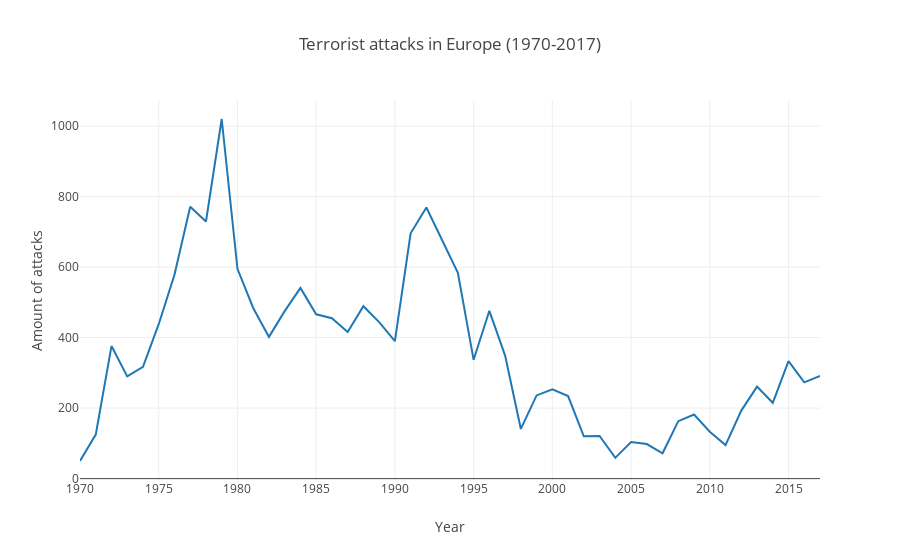

Notebook code cell kept with this figure:
### Code cell
data = get_data()

data_eu = data[(data.region_txt == 'Western Europe')]

data_eu = data_eu.groupby(['iyear']).sum().reset_index()

data = data.groupby(['iyear']).sum().reset_index()

data = [
    go.Scatter(
        x = data_eu['iyear'], 
        y = data_eu['amount'],
        name = 'Europe'
    )
]

layout = go.Layout(title = 'Terrorist attacks in Europe (1970-2017)',
                  yaxis=go.layout.YAxis(
                    title=go.layout.yaxis.Title(
                    text='Amount of attacks')),
                xaxis=go.layout.XAxis(
                    title=go.layout.xaxis.Title(
                        text='Year'))
                  )

fig = go.Figure(data = data, layout = layout)

iplot(fig, filename = 'attacks-europe')

### Figure 1 — Plotly figure (JSON) as saved in the notebook; plotly's stock layout.template omitted (floating-point values rounded to 4 significant figures)
{"data": [{"name": "Europe", "type": "scatter", "uid": "a3120dd8-e151-4797-9c12-a9bd1bccdacb", "x": [1970, 1971, 1972, 1973, 1974, 1975, 1976, 1977, 1978, 1979, 1980, 1981, 1982, 1983, 1984, 1985, 1986, 1987, 1988, 1989, 1990, 1991, 1992, 1994, 1995, 1996, 1997, 1998, 1999, 2000, 2001, 2002, 2003, 2004, 2005, 2006, 2007, 2008, 2009, 2010, 2011, 2012, 2013, 2014, 2015, 2016, 2017], "y": [50, 125, 376, 290, 317, 438, 578, 771, 729, 1020, 595, 484, 402, 475, 541, 466, 455, 416, 489, 444, 390, 696, 769, 584, 337, 476, 349, 141, 236, 253, 234, 120, 121, 59, 104, 98, 72, 163, 182, 133, 95, 193, 261, 215, 333, 273, 291]}], "layout": {"title": {"text": "Terrorist attacks in Europe (1970-2017)"}, "xaxis": {"title": {"text": "Year"}}, "yaxis": {"title": {"text": "Amount of attacks"}}}}
